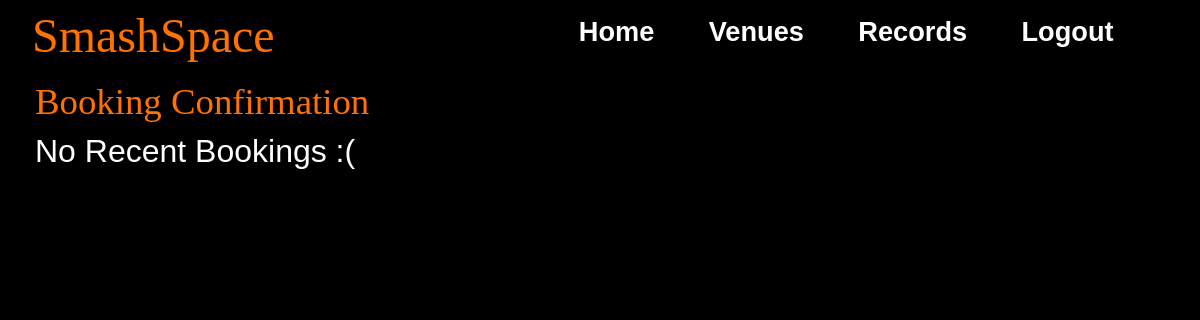
Before: /records (signed in) with the older database file.
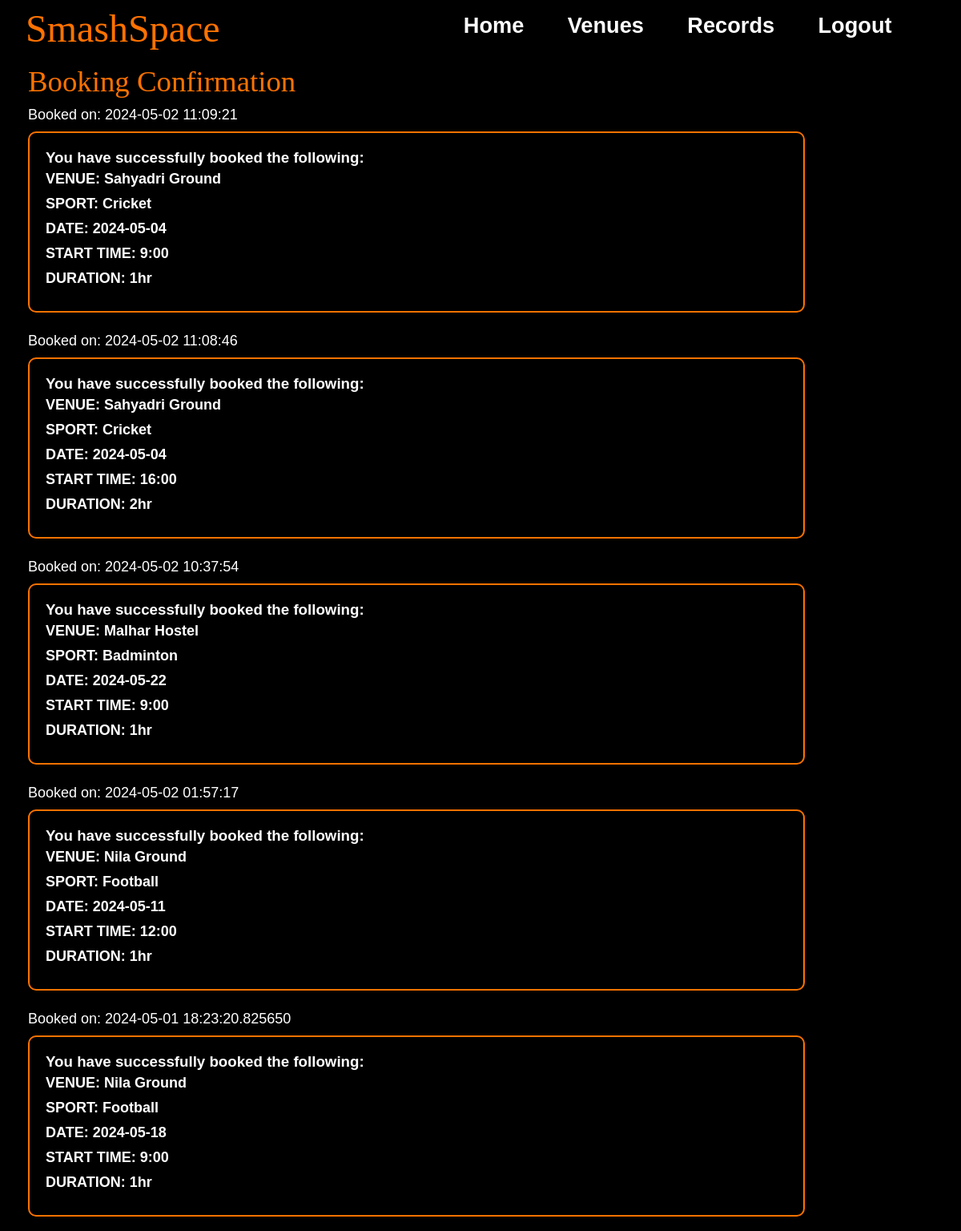
After: the same page with the newer database file.
### models.py (models this page shows, shortened)
class BookingLog(db.Model):
    BookingID = db.Column(db.Integer, primary_key=True, autoincrement=True)
    UserID = db.Column(db.Integer, db.ForeignKey('user.UserID'), nullable=False)
    VenueID = db.Column(db.Integer, db.ForeignKey('venue.VenueID'), nullable=False)
    SportID = db.Column(db.Integer, db.ForeignKey('sport.SportID'), nullable=False)
    Slot = db.Column(db.String(10),nullable=False)
    Duration = db.Column(db.String(5),nullable=False)
    Date = db.Column(db.String(20), nullable=False)
    BookingTime = db.Column(db.DateTime, nullable=False, default=lambda: datetime.now(timezone("Asia/Kolkata")).replace(microsecond=0))
    User = db.relationship('User', backref='bookings', lazy=True)
    Venue = db.relationship('Venue', backref='bookings', lazy=True)
    Sport = db.relationship('Sport', backref='bookings', lazy=True)
    __table_args__ = (
        UniqueConstraint("UserID",'VenueID', 'SportID', 'Slot', 'Duration', 'Date'),
    )

class Venue(db.Model):
    VenueID = db.Column(db.Integer, primary_key=True, autoincrement = True)
    VenueName = db.Column(db.String(100), nullable=False)
    VenueAddress = db.Column(db.String(500), nullable=False)
    VenueImageURL = db.Column(db.String(200))
    FirstSlot = db.Column(db.Time, nullable = False)
    LastSlot = db.Column(db.Time, nullable = False)
    Sports = db.relationship('Sport', secondary='venue_sport', backref= db.backref('venues', lazy='dynamic'))
    VenueBlog = db.Column(db.String(2000))

class Sport(db.Model):
    SportID = db.Column(db.Integer, primary_key=True, autoincrement=True)
    SportName = db.Column(db.String(100), nullable=False, unique=True)
    SportImageURL= db.Column(db.String(200))

### app.py (the view)
@app.route("/records")
def record():
    logs = BookingLog.query.filter_by(UserID=current_user.get_id()).order_by(desc(BookingLog.BookingTime)).all()
    venues = []
    sports = []
    dates = []
    starts = []
    durations = []
    BookingTimes= []
    for log in logs:
        venue = Venue.query.get(log.VenueID)
        sport = Sport.query.get(log.SportID)
        venues.append(venue)
        sports.append(sport)
        dates.append(log.Date)
        starts.append(log.Slot)
        durations.append(log.Duration)
        BookingTimes.append(log.BookingTime)
    return render_template("Records.html", logs=logs, venues=venues, sports=sports, dates=dates, starts=starts, durations=durations, BookingTimes=BookingTimes)

### app.py (called while the page is built)
@login_manager.user_loader
def load_user(user_id):
    return User.query.get(int(user_id))

### models.py (called while the page is built)
    def get_id(self):
        return str(self.UserID)

### templates/Records.html (shortened to what this page needs)
{% extends 'Base.html' %}
{% block css %}
<link rel="stylesheet" href="/static/css/records.css">
{%endblock%}
{% block content %}
    <p style="color: #ff7200;font-family: fantasy;font-size: 2.3em;margin-bottom: 10px;" >Booking Confirmation</p>
    <ul  id = "UL">
        {%if logs == [] %}
            <p style="color:#fff;
            font-size: 2em;">No Recent Bookings :(</p>
        {%endif%}
        {% for log in logs %}
            <li id = "time">Booked on: {{ BookingTimes[loop.index0] }}</li>
            <div class = "box">
                    <h3 id = "yhs">You have successfully booked the following:</h3>
              <div id = "data">
                <li>VENUE: {{ venues[loop.index0].VenueName }}</li>
                <li>SPORT: {{ sports[loop.index0].SportName }}</li>
                <li>DATE: {{ dates[loop.index0] }}</li>
                <li>START TIME: {{ starts[loop.index0] }}</li>
                <li>DURATION: {{ durations[loop.index0] }}</li>
              </div>
            </div>
            <br>
        {% endfor %}
    </ul>
{%endblock%}

Changed rows visible on the page:
added BookingLog: BookingTime "2024-05-02 11:09:21", Date "2024-05-04", Slot "9:00", Duration "1hr"
now on this page (row unchanged): Venue: VenueName "Sahyadri Ground"
now on this page (row unchanged): Sport: SportName "Cricket"
added BookingLog: BookingTime "2024-05-02 11:08:46", Date "2024-05-04", Slot "16:00", Duration "2hr"
added BookingLog: BookingTime "2024-05-02 10:37:54", Date "2024-05-22", Slot "9:00", Duration "1hr"
now on this page (row unchanged): Venue: VenueName "Malhar Hostel"
now on this page (row unchanged): Sport: SportName "Badminton"
added BookingLog: BookingTime "2024-05-02 01:57:17", Date "2024-05-11", Slot "12:00", Duration "1hr"
now on this page (row unchanged): Venue: VenueName "Nila Ground"
now on this page (row unchanged): Sport: SportName "Football"
added BookingLog: BookingTime "2024-05-01 18:23:20.825650", Date "2024-05-18", Slot "9:00", Duration "1hr"
Other visible differences:
text no longer shown: "No Recent Bookings :("
